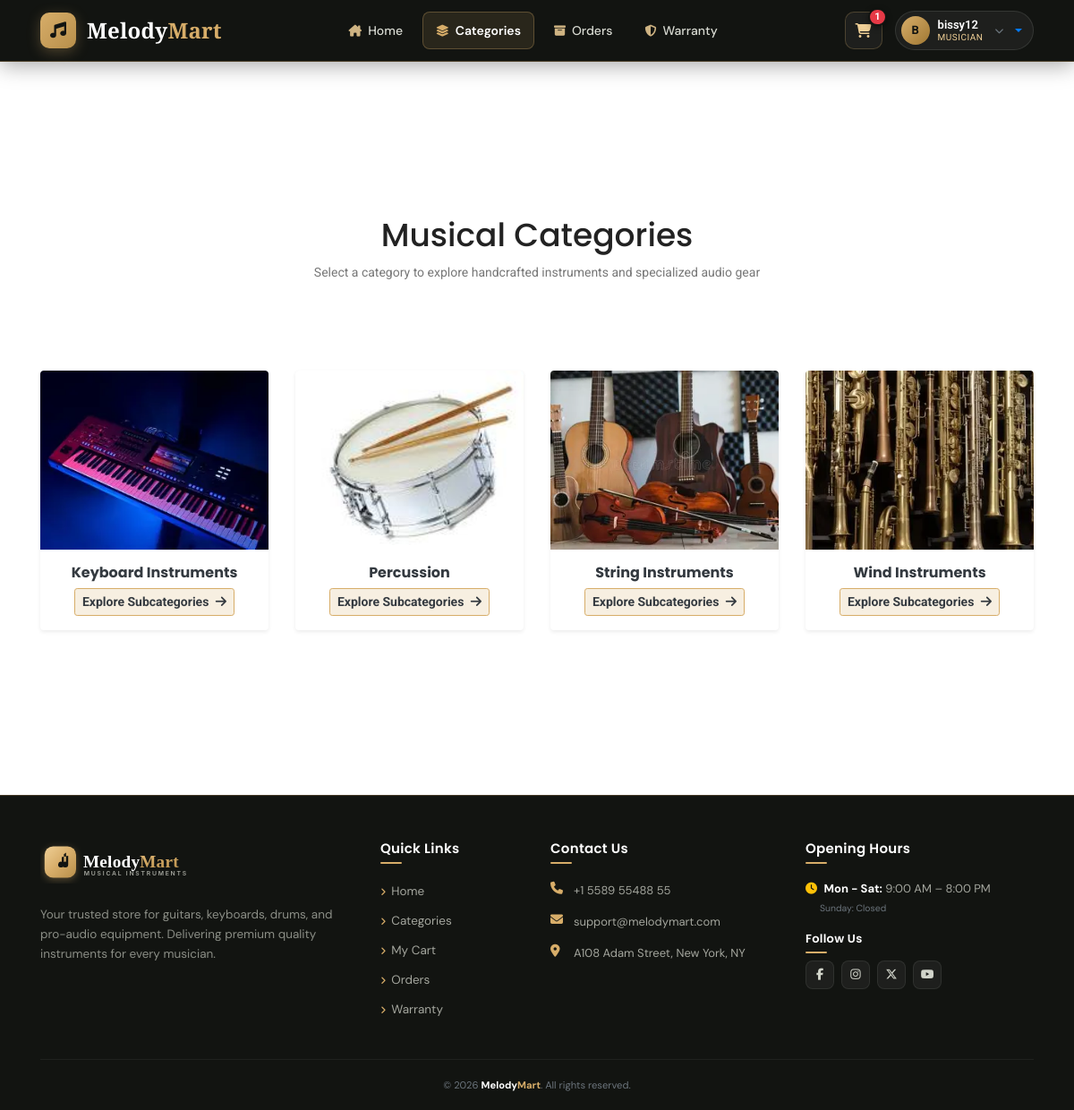
The page /Customer/catview.php (signed in) on the database its author committed.
### tables this page shows
CREATE TABLE IF NOT EXISTS `tbl_category` (
  `category_id` int NOT NULL AUTO_INCREMENT,
  `category_name` varchar(50) NOT NULL,
  `category_image` varchar(50) NOT NULL,
  PRIMARY KEY (`category_id`)
);

### dboperation.php (called while the page is built, shortened)
<?php
if (!class_exists('dboperation')) {
    class dboperation
    {
        public $con, $res;
        function __construct()
        {
            $this->con = mysqli_connect("localhost", "root", "", "db_orchestraone");
        }
        public function executequery($sql)
        {
            $this->res = mysqli_query($this->con, $sql);
            return $this->res;
        }
    }
}
?>

### Customer/catview.php (the view)
<?php
include("header.php");
include_once("../dboperation.php");
$obj = new dboperation();
$s = "SELECT * FROM tbl_category ORDER BY category_name ASC";
$res = $obj->executequery($s);
?>
<br><br><br>
<section class="latest-products section_gap">
    <div class="container">
        <div class="row justify-content-center mb-5">
            <div class="col-lg-7 text-center">
                <div class="section-title">
                    <h1>Musical Categories</h1>
                    <p>Select a category to explore handcrafted instruments and specialized audio gear</p>
                </div>
            </div>
        </div>
        <div class="row">
            <?php
            if ($res && mysqli_num_rows($res) > 0) {
                while($r = mysqli_fetch_array($res)) {
            ?>
                <div class="col-lg-3 col-md-6 mb-4">
                    <div class="card h-100 shadow-sm border-0 rounded overflow-hidden" style="transition: transform 0.25s ease;">
                        <a href="subcatview.php?categoryid=<?php echo (int)$r['category_id']; ?>">
                            <div style="width:100%; height:200px; overflow:hidden; background:#f4f4f4;">
                                <img src="../uploads/<?php echo htmlspecialchars($r['category_image']); ?>"
                                     alt="<?php echo htmlspecialchars($r['category_name']); ?>"
                                     class="card-img-top"
                                     style="width:100%; height:100%; object-fit:cover;"
                                     onerror="this.src='../Guest/ins.jpg'">
                            </div>
                        </a>
                        <div class="card-body text-center p-3">
                            <h5 class="card-title font-weight-bold mb-2">
                                <a href="subcatview.php?categoryid=<?php echo (int)$r['category_id']; ?>" class="text-dark">
                                    <?php echo htmlspecialchars($r['category_name']); ?>
                                </a>
                            </h5>
                            <a href="subcatview.php?categoryid=<?php echo (int)$r['category_id']; ?>" class="btn btn-sm btn-outline-warning text-dark font-weight-bold" style="background: rgba(215, 173, 105, 0.2); border-color:#d7ad69;">
                                Explore Subcategories <i class="fa-solid fa-arrow-right ml-1"></i>
                            </a>
                        </div>
                    </div>
                </div>
            <?php
                }
            } else {
            ?>
                <div class="col-12 text-center py-5">
                    <p class="text-muted">No categories available at the moment.</p>
                </div>
            <?php } ?>
        </div>
    </div>
</section>
<?php include("footer.php"); ?>

### Customer/css/customer-theme.css (style rules this page uses)
:root { --mm-dark: #121411; --mm-dark-soft: #1a1d18; --mm-dark-elevated: #242822; --mm-dark-card: #171a15; --mm-gold: #d7ad69; --mm-gold-light: #efcf96; --mm-gold-dark: #b88f4b; --mm-cream: #f7f5ef; --mm-cream-dark: #ede9dc; --mm-white: #ffffff; --mm-muted: #77796f; --mm-muted-light: #a4a69e; --mm-text: #272a25; --mm-border: #e8e5dc; --mm-border-dark: rgba(255, 255, 255, 0.08); --mm-border-gold: rgba(215, 173, 105, 0.3); --mm-font-body: 'DM Sans', -apple-system, BlinkMacSystemFont, "Segoe UI", Roboto, sans-serif; --mm-font-heading: 'Playfair Display', Georgia, serif; --mm-shadow-sm: 0 4px 12px rgba(18, 20, 17, 0.05); --mm-shadow-md: 0 10px 30px rgba(18, 20, 17, 0.08); --mm-shadow-lg: 0 18px 45px rgba(18, 20, 17, 0.12); }

### rows shown on the page
tbl_category: category_image (picture), category_name "Keyboard Instruments"
tbl_category: category_image (picture), category_name "Percussion"
tbl_category: category_image (picture), category_name "String Instruments"
tbl_category: category_image (picture), category_name "Wind Instruments"

### other values the page prints
$cartCount "1"
$activeCustomerInitial "B"
$activeCustomerName "bissy12"
